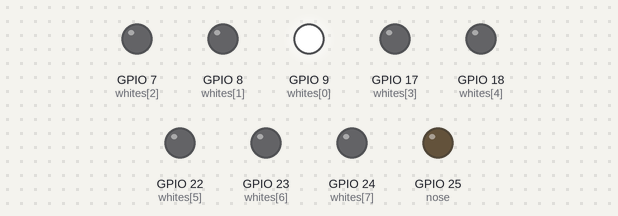
Simulated run of this program. Board: Raspberry Pi (BCM pin numbers). On the bench: output pins drawn as LEDs (lit = HIGH). The clock reads 2024-03-15 10:24:30 at power-on unless the program sets it.

Above: at 0.1 s.
At 1.6 s:
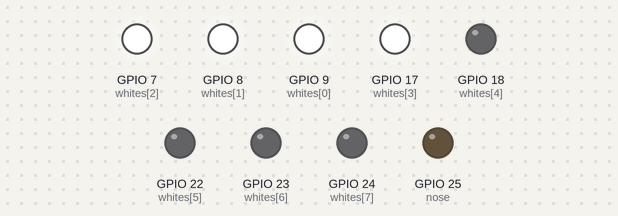
At 3.1 s:
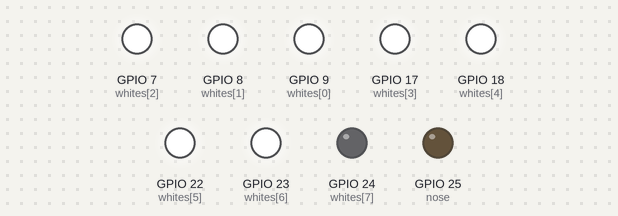
At 19.1 s:
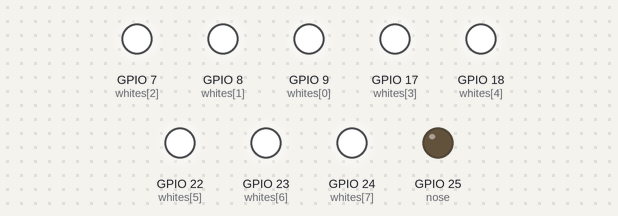
At 29.1 s:
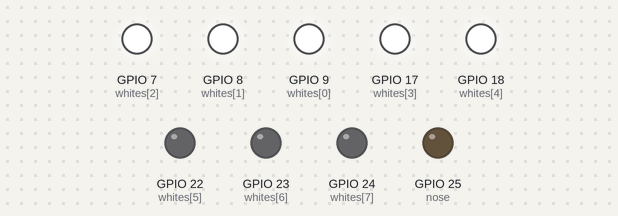
At 39.1 s:
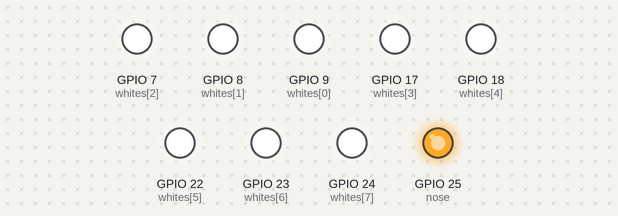
Timing chart, 0 to 40.0 s (numbered marks = the images above):
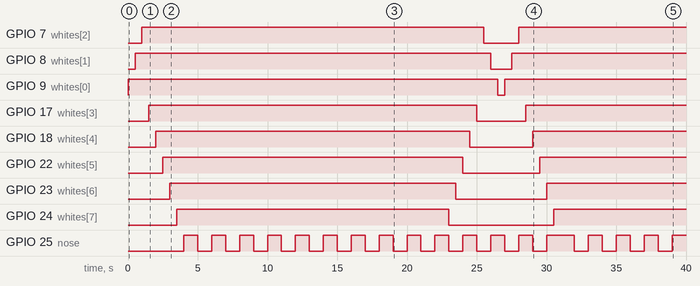

The program:

frosty.py
```python
#First we need to import the LED & Pause class from the GPIO Zero Library
from gpiozero import LED

#We also need the sleep function from the time library
from time import sleep

#Along with pause which we will use later on
from signal import pause

import datetime

#Next we need to create a nose object and assign it a class of an LED.
#This gives us all of the functions available for the LED module in GPIO Zero.

nose = LED(25)
whites = [
    LED(9),   #1
    LED(8),   #2
    LED(7),   #3
    LED(17),  #4
    LED(18),  #5
    LED(22),  #6
    LED(23),  #left
    LED(24)   #right
    #LED(14),
    #LED(11),
    #LED(3),
    #LED(10),
    #LED(15),
    #LED(27),
    #LED(4),
    #LED(2)
    ]

while True:
    time = datetime.datetime.now().time()
    if (datetime.time(6) < time < datetime.time(23)):
        for led in whites:
            led.on()
            sleep(.5)

        #Now we're setup we can go through some of the available commands!
        #Let's begin by turning the nose on!

        nose.on()

        #And wait 1 second

        sleep(1)

        #And now turn the nose off,

        nose.off()

        sleep(1)

        # We can also toggle the LED instead.
        # This means if the LED is already on it will
        # turn it off and if it's off turn it on.
        # Lets try that now with a sleep inbetween

        nose.toggle()
        sleep(1)

        nose.toggle()
        sleep(1)

        # Quite simple, we could put this into a while True: loop and have it blink forever
        # However GPIO Zero has a neat little blink function.

        nose.blink()

        sleep(15)

        for led in reversed(whites):
            led.off()
            sleep(.5)

    else:
        sleep(300)
    #And finally if you've got all of your LEDs blinking you can then use
    #the pause function to make it run until quit using Ctrl-C
    #pause()

    #And that's the end of this basic tutorial on blinking an LED on the SnowPi!

    #The rest is up to you to decide on patterns you wish to make.
```

Measured:
- by itself, GPIO 7 (whites[2]): LOW → HIGH at 1.0 s, → LOW 24.5 s later, → HIGH 2.5 s later
- by itself, GPIO 8 (whites[1]): LOW → HIGH at 0.50 s, → LOW 25.5 s later, → HIGH 1.5 s later
- by itself, GPIO 9 (whites[0]): LOW → HIGH at 0.00 s, → LOW 26.5 s later, → HIGH 0.50 s later
- by itself, GPIO 17 (whites[3]): LOW → HIGH at 1.5 s, → LOW 23.5 s later, → HIGH 3.5 s later
- by itself, GPIO 18 (whites[4]): LOW → HIGH at 2.0 s, → LOW 22.5 s later, → HIGH 4.5 s later
- by itself, GPIO 22 (whites[5]): LOW → HIGH at 2.5 s, → LOW 21.5 s later, → HIGH 5.5 s later
- by itself, GPIO 23 (whites[6]): LOW → HIGH at 3.0 s, → LOW 20.5 s later, → HIGH 6.5 s later
- by itself, GPIO 24 (whites[7]): LOW → HIGH at 3.5 s, → LOW 19.5 s later, → HIGH 7.5 s later
